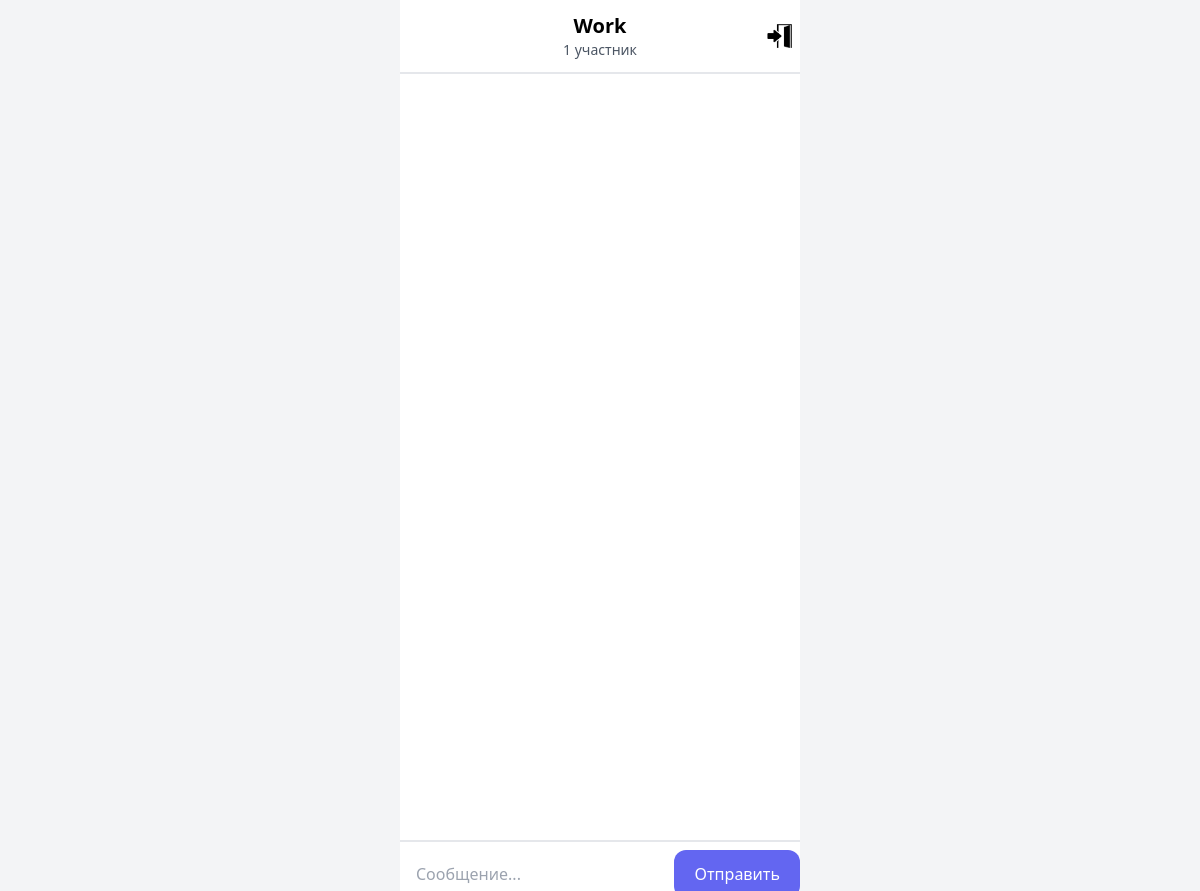
The page /rooms/Work/ (signed in) on the database as committed earlier.
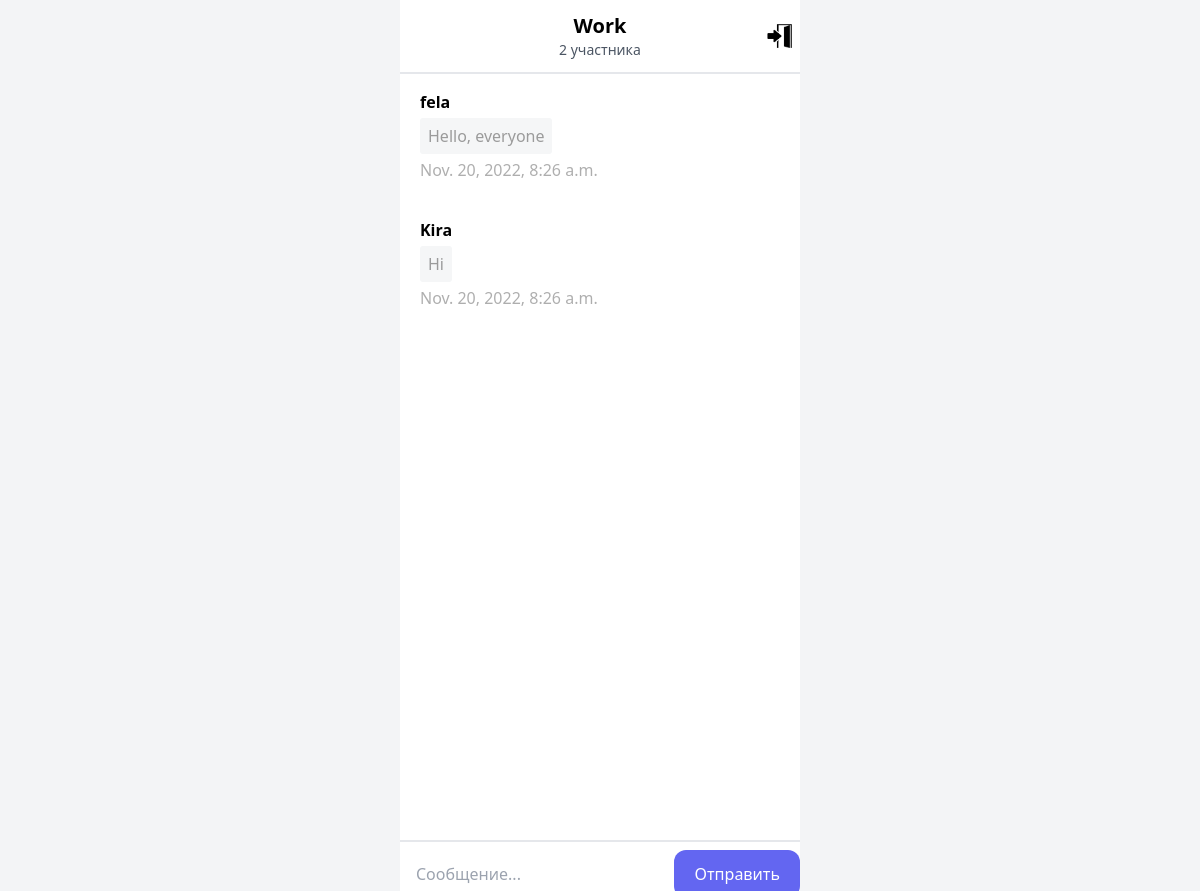
The same page on the database as committed later.
### room/models.py (models this page shows)
class Room(models.Model):
    name = models.CharField(max_length=255)
    slug = models.SlugField()

class Message(models.Model):
    room = models.ForeignKey(Room, related_name='messages', on_delete=models.CASCADE)
    user = models.ForeignKey(User, related_name='messages', on_delete=models.CASCADE)
    content = models.TextField()
    date_added = models.DateTimeField(auto_now_add=True)
    class Meta:
        ordering = ('date_added',)
        verbose_name_plural = 'Messages'

### room/views.py (the view)
# urls.py: path('<slug:slug>/', views.room, name='room'),
@login_required
def room(request, slug):
    try:
        room = Room.objects.get(slug=slug)
        messages = Message.objects.filter(room=room)
        room_messages = Message.objects.filter(room=room)
        users = []
        for message in room_messages:
            if message.user not in users:
                users.append(message.user)
        number_of_users = len(users)
        if number_of_users == 0:
            number_of_users = 1
        return render(request, 'room/room.html', {'room': room, 'messages': messages, 'number_of_users':number_of_users})
    except ObjectDoesNotExist:
        room = Room.objects.create(name=slug, slug=slug)
        messages = Message.objects.filter(room=room)
        for message in room_messages:
            if message.user not in users:
                users.append(message.user)
        number_of_users = len(users)
        if number_of_users == 0:
            number_of_users = 1
        return render(request, 'room/room.html', {'room': room, 'messages': messages, 'number_of_users':number_of_users})

### room/templates/room/room.html (shortened to what this page needs)
{% load static %}
<!DOCTYPE html>
<html lang="en">
<head>
    <link href="{% static 'chat/style.css' %}" rel="stylesheet">
    <script src="https://cdn.tailwindcss.com"></script>
</head>
<body class="bg-gray-100">
<div class="h-screen lg:w-1/3 mx-auto block bg-white">
    <div class="flex py-3 border-b-2">
        <div class="w-1/12 pl-2">
        </div>
        <div class="text-auto w-10/12 my-auto">
            <h4 class="text-center text-xl"><strong>{{ room.name }}</strong></h4>
            <h5 class="text-center text-sm text-gray-600">{{ number_of_users }} участник{{ number_of_users|pluralize:'а' }}</h5>
        </div>
        <div class="w-1/12 my-auto pr-2">
                <a href="/rooms/"><img class='' height="100%" src="{% static 'chat/door.png' %}"></a>
        </div>
    </div>
    <div class="" id="chat-content"
         style="overflow-y: scroll; height:86% !important;">
        <div id="chat-messages">
        {% for m in messages %}
        {% if m.user == request.user %}
        <div class="media media-chat media-chat-reverse">
            <div class="media-body">
                <p>{{ m.content }}</p>
                <p class="meta"><time datetime="2022">{{ m.date_added }}</time></p>
            </div>
        </div>
        {% else %}
        <div class="media media-chat">
            <div class="media-body">
                <b>{{ m.user.username }}</b>
                <div class="media-body w-fit"><p>{{ m.content }}</p></div>
                <p class="meta"><time datetime="2022">{{ m.date_added }}</time></p>
            </div>
        </div>
        {% endif %}
        {% endfor %}
        </div>
    </div>
    <div class="border-t-2 bg-white py-2">
        <form method="post" action="." class="flex">
            <input class="publisher-input ml-4" type="text" placeholder="Сообщение..." id="chat-message-input">
            <div class="">
            <button
                class="px-5 py-3 text-white rounded-xl bg-indigo-500 hover:bg-indigo-700"
                id="chat-message-submit">Отправить</button>
            </div>
        </form>
    </div>
</div>
</body>
</html>

### static/chat/style.css (style rules this page uses)
.media-chat { padding-right: 64px; margin-bottom: 0; }
.media-chat .media-body { -webkit-box-flex: initial; flex: initial; }
.media-body { min-width: 0; }
.media-chat .media-body p { position: relative; padding: 6px 8px; margin: 4px 0; background-color: #f5f6f7; border-radius: 3px; font-weight: 100; color:#9b9b9b; }
.media>* { margin: 0 8px; }
.media-chat .media-body p.meta { background-color: transparent !important; padding: 0; opacity: .8; }
.media { padding: 16px 12px; -webkit-transition: background-color .2s linear; transition: background-color .2s linear; }
.publisher-input { -webkit-box-flex: 1; flex-grow: 1; border: none; outline: none !important; background-color: transparent; }
button, input, optgroup, select, textarea { font-family: Roboto,sans-serif; font-weight: 300; }

Rows that differ between the two databases and show on the page:
added Message: user.username "fela", content "Hello, everyone", date_added "Nov. 20, 2022, 8:26 a.m."
added Message: user.username "Kira", content "Hi", date_added "Nov. 20, 2022, 8:26 a.m."
Other text that changed with them:
{{ number_of_users }}: "1" → "2"
